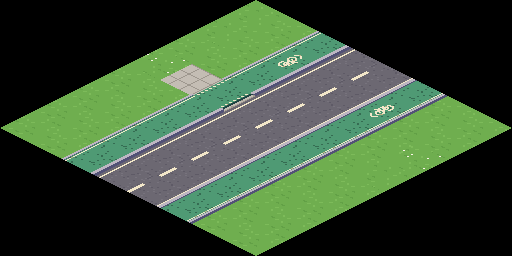
#> input picture tests/data/ubin_potongan_5b.png, 512 x 256 px
$ python -i konversi_sepeda.py   (imports and definitions only)
#> lines starting #> are read from the running program, lines starting #| are printed output that depends on the picture
### tools/loper_art/fullbody/pxhd.py
"""HD pixel-art painter: 5-tone hue-shifted ramps, volumetric (inflated) shading, coloured inner lines,
selective outlines and coloured cast/ground shadows. Light from the upper-left."""
import math
import numpy as np
from PIL import Image, ImageDraw
from scipy.ndimage import distance_transform_edt

OUT = (0x1B, 0x12, 0x26)
L = np.array([-0.50, -0.64, 0.59])
L = L / np.linalg.norm(L)


def hexc(h):
    h = h.lstrip('#')
    return tuple(int(h[i:i + 2], 16) for i in (0, 2, 4))


def ramp(*cols):
    assert len(cols) == 5
    return tuple(hexc(c) for c in cols)


def mix(a, b, t):
    return tuple(int(round(a[i] * (1 - t) + b[i] * t)) for i in range(3))


# [9 lines left out: function shifted, not called in this run]


N4 = ((1, 0), (-1, 0), (0, 1), (0, -1))


class Canvas:
    # [42 lines left out: functions __init__, ellipse, capsule, chain, poly, not called in this run]

    def ring(self, cx, cy, ro, ri):
        d = np.hypot(self.xx - cx, self.yy - cy)
        return (d <= ro) & (d > ri)

    def disc(self, cx, cy, r):
        return np.hypot(self.xx - cx, self.yy - cy) <= r

    # [4 lines left out: function line, not called in this run]

    def rect(self, x0, y0, x1, y1):
        return (self.xx >= x0) & (self.xx <= x1) & (self.yy >= y0) & (self.yy <= y1)

    # ---------------- painting ----------------
    def add_shadow(self, m):
        self.shadow |= m

    # [150 lines left out: functions _I_tube, _I_ellip, _shade, part, retone, not called in this run]

    def stroke(self, pts, tone=None, delta=None, restrict=None, w=1):
        self.retone(self.line(pts, w), tone=tone, delta=delta, restrict=restrict)

    # [35 lines left out: functions paint, px, bounce, image, not called in this run]

### tools/loper_art/fullbody/konversi_sepeda.py
"""Perbaikan sepeda di hasil konversi gambar AI loper (dipanggil dari konversi_loper.py).

Hanya empat bagian yang diubah; roda, spakbor, sadel, rak, head tube, garpu, lampu, gir, latar gelap, dan
sepatu tetap piksel gambar AI:

1. frame terlalu panjang dan pipanya patah kalau ditarik garis: bagian belakang sepeda (roda belakang,
   spakbor, rak, sadel, tas) digeser ke depan SHIFT px dengan membuang satu lajur di belakang kaki kiri
   tokoh, lalu pipa frame digambar ulang lurus: top tube dan seat tube dari sadel, down tube dan chainstay
   ke as pedal, seat stay ke poros belakang;
2. engkol tidak segaris: kedua lengan engkol dan pedal digambar ulang pada satu garis melewati as pedal;
3. setang kiri terputus: batang setang disambung dari grip ke stem;
4. tas boncengan bertutup sehingga koran tampak menembus tutup: tas digambar ulang tanpa tutup dengan warna
   kulit yang sama, koran terlihat di dalamnya, dan tas sisi seberang mengintip di kanan atas.

Koordinat khusus untuk gambar sumber docs/design/character/loper_agen/konversi/sumber_ai.jpg
(hasil konversi 266x281 px, sebelum kepala diturunkan).
"""
import math
import numpy as np
from PIL import Image, ImageDraw
from scipy import ndimage
import pxhd
from pxhd import Canvas, ramp, hexc

# ---------------- geometri gambar AI (px, y ke bawah) ----------------
REAR_AXLE = (42.0, 220.0)            # sebelum digeser
FRONT_AXLE = (218.0, 220.0)
TYRE_R = 40.0
BB = (121.0, 226.0)                  # as pedal (tengah gir), tidak bergeser
SADDLE_BOX = (62, 128, 97, 154)      # sadel, per, dan klem
SADDLE_CLAMP = (83.0, 153.0)         # bawah klem sadel, sebelum digeser
SEAT_Y = 157.0                       # tinggi pertemuan seat tube, top tube dan seat stay
TT_FRONT, DT_FRONT = (187.0, 153.5), (189.0, 161.0)   # sambungan top tube dan down tube di head tube
CUT, SHIFT = 96, 24                  # lajur x 96..119 (di belakang kaki kiri) dibuang; jarak poros 176 -> 152 px
SADDLE_SHIFT = 12                    # sadel maju lebih sedikit supaya tetap terlihat di samping pinggul
CRANK_LEN, CRANK_ANGLE = 22.0, -8.0  # pedal dekat di bawah, sedikit ke belakang; pedal seberang di sela kaki
RING_R = 12.5                        # jari-jari gir (gir dan pelindung rantai tetap dari gambar AI)
BAG_X, RIM_Y = 12, 162               # tepi kiri dan bibir tas dekat, sebelum digeser
FAR_OFFSET = (10, -8)                # tas sisi seberang mengintip ke kanan atas

# ---------------- palet gambar AI ----------------
GREEN = ramp('#7c8f58', '#627848', '#496039', '#33482c', '#21331f')
SILVER = ramp('#f5e6d7', '#c7b6a8', '#8e837f', '#5c5554', '#453f3e')
DARKMET = ramp('#5c5554', '#453f3e', '#343031', '#272424', '#191718')
LEATHER = ramp('#b67347', '#925033', '#783b26', '#61301f', '#482013')
LEATHER_FAR = ramp('#925033', '#783b26', '#61301f', '#482013', '#321307')
PAPER = ramp('#f5e6d7', '#e2d1be', '#c7b6a8', '#ab9b90', '#8e837f')
PAPER_FAR = ramp('#e2d1be', '#c7b6a8', '#ab9b90', '#8e837f', '#756a64')
NAVY, NAVY_FAR, TEXT = hexc('#343d62'), hexc('#2a3154'), hexc('#ab9b90')
OUT_DARK, OUT_GREEN = hexc('#0b0806'), hexc('#141e10')
BG_COLS = ('#3d2a1c', '#3a2b22', '#211610')       # latar gelap gambar AI di dalam sepeda (dipertahankan)


def hsv(a):
    rgb = a[..., :3].astype(float) / 255
    mx, mn = rgb.max(-1), rgb.min(-1)
    d = mx - mn + 1e-9
    r, g, b = rgb[..., 0], rgb[..., 1], rgb[..., 2]
    h = np.where(mx == r, (g - b) / d % 6, np.where(mx == g, (b - r) / d + 2, (r - g) / d + 4)) * 60
    return h, np.where(mx > 0, d / (mx + 1e-9), 0), mx


# [4 lines left out: function poly_mask, not called in this run]


SHOES = (
    [(71, 268), (73, 262), (82, 257), (86, 250), (93, 247), (101, 246), (108, 249), (113, 253), (116, 258),
     (115, 264), (101, 268), (89, 273), (76, 273)],
    [(148, 262), (152, 257), (156, 247), (168, 247), (173, 251), (177, 256), (182, 262), (182, 275),
     (177, 279), (164, 279), (149, 269)],
)


class Img:
    """The converted picture plus masks used by every step."""

    def __init__(self, a):
        self.a = a
        self.H, self.W = a.shape[:2]
        self.yy, self.xx = np.mgrid[0:self.H, 0:self.W]

    def box(self, x0, y0, x1, y1):
        return (self.xx >= x0) & (self.xx <= x1) & (self.yy >= y0) & (self.yy <= y1)

    def solid(self):
        return self.a[..., 3] == 255

    def bg(self):
        m = np.zeros((self.H, self.W), bool)
        for c in BG_COLS:
            m |= np.all(self.a[..., :3] == hexc(c), -1)
        return m & self.solid()

    def empty(self):
        return self.a[..., 3] == 0

    def dist(self, c):
        return np.hypot(self.xx - c[0], self.yy - c[1])

    # [11 lines left out: function fill_from_background, not called in this run]


def rider_mask(im):
    a, solid = im.a, im.solid()
    h, s, v = hsv(a)
    bg = im.bg()
    blue = solid & (h > 195) & (h < 250) & (s > 0.1) & (v > 0.2) & (im.yy >= 100)
    rider = ndimage.binary_fill_holes(blue) & solid                     # kemeja, celana, kancing, tali
    skin = solid & (h > 8) & (h < 45) & (s > 0.3) & (v > 0.4)
    rider |= skin & (im.box(176, 100, 220, 142) | im.box(90, 236, 178, 258))
    rider |= solid & (h > 35) & (h < 60) & (s > 0.5) & im.box(176, 108, 210, 126)   # gelang
    for pts in SHOES:
        rider |= poly_mask(im.W, im.H, pts) & (solid | (a[..., 3] > 0)) & ~bg
    green = solid & (h > 70) & (h < 125) & (s > 0.2)
    rider |= ndimage.binary_dilation(rider) & solid & (v < 0.22) & ~bg & ~green   # garis luar
    rider |= solid & (im.yy < 118)                                       # kepala, lengan, koran di tangan
    return rider


def layer(im):
    return Canvas(im.W, im.H)


# [6 lines left out: function part, not called in this run]


def tube(c, name, p0, p1, r0, r1=None, rp=GREEN, out=OUT_GREEN, group='bike', **kw):
    r1 = r0 if r1 is None else r1
    return part(c, name, c.capsule(p0, p1, r0, r1), rp, group, round_r=('tube', [p0, p1], [r0, r1]), out=out, **kw)


# [235 lines left out: functions place, erase_frame, draw_frame, shifted, shift_rear, erase_cranks and 7 more, not called in this run]


def fix_bike(img, shift=SHIFT):
    im = Img(np.array(img))
    rider = rider_mask(im)
    erase_frame(im, rider)
    erase_cranks(im, rider)
    erase_old_bag(im, rider)
    shift_rear(im, rider, shift)
    clamp = (SADDLE_CLAMP[0] + SADDLE_SHIFT, SADDLE_CLAMP[1])
    k = (BB[1] - SEAT_Y) / (BB[1] - clamp[1])                    # seat cluster on the line BB -> saddle clamp
    g = dict(RA=(REAR_AXLE[0] + shift, REAR_AXLE[1]), CLAMP=clamp,
             SC=(BB[0] + (clamp[0] - BB[0]) * k, SEAT_Y))
    draw_frame(im, rider, g)
    draw_bags(im, rider, shift)
    draw_cranks(im, rider)
    draw_bar(im, rider)
    return Image.fromarray(im.a, 'RGBA')

>>> import cv2
>>> picture = cv2.imread('../../../tests/data/ubin_potongan_5b.png', cv2.IMREAD_GRAYSCALE)
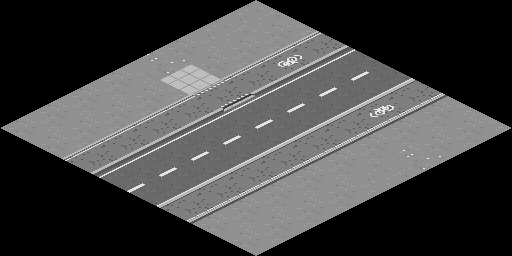
#> picture: shape (256, 512); min 0, max 245, mean 67.3
>>> result = fix_bike(picture)
#> in hsv, `rgb = a[..., :3].astype(float) / 255`: rgb = 256 rows, first 8: [0, 0, 0], [0, 0, 0], [0, 0, 0], [0, 0, 0], [0, 0, 0], [0, 0, 0], [0, 0, 0], [0, 0, 0]
#> in hsv, `mx, mn = rgb.max(-1), rgb.min(-1)`: mx = 256 values, max 0.565 at index 127, min 0 at index 0, mean 0.00441; mn = 256 values from 0 to 0
#> in hsv, `d = mx - mn + 1e-9`: d = 256 values, max 0.565 at index 127, min 1e-09 at index 0, mean 0.00441
#> in hsv, `r, g, b = rgb[..., 0], rgb[..., 1], rgb[..., 2]`: r = 256 values from 0 to 0; g has the same summary as mx; b has the same summary as mx
#> in hsv, `h = np.where(mx == r, (g - b) / d % 6, np.where(mx == g, (b - r) / d +..`: h = 256 values, max 180 at index 127, min 0 at index 0, mean 1.41
#> in rider_mask, `h, s, v = hsv(a)`: s = 256 values, max 1 at index 127, min 0 at index 0, mean 0.00781; v has the same summary as mx in hsv
#> after the loop in bg, `for c in BG_COLS:`: m: shape (256, 512) bool; every value is 0
#> (the run stopped early here; a loop or call above may not have finished)

$ run again, on tests/data/ubin_potongan_simpang.png
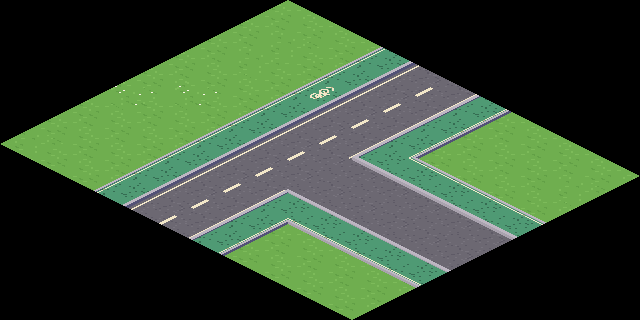
#> input picture tests/data/ubin_potongan_simpang.png, 640 x 320 px
#> `picture = cv2.imread('../../../tests/data/ubin_potongan_5b.png', cv2.I..`:
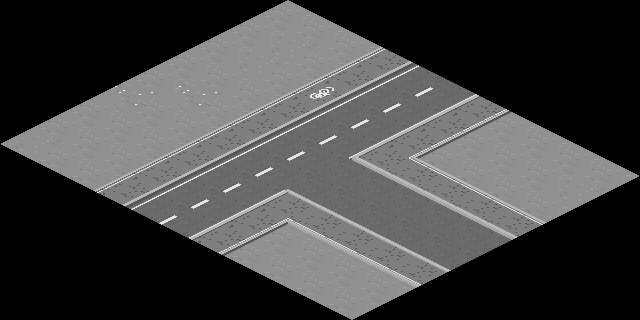
#> picture: shape (320, 640); min 0, max 245, mean 65.8
#> rgb = 320 rows, first 8: [0, 0, 0], [0, 0, 0], [0, 0, 0], [0, 0, 0], [0, 0, 0], [0, 0, 0], [0, 0, 0], [0, 0, 0]
#> mx = 320 values, max 0.565 at index 143, min 0 at index 0, mean 0.00353; mn = 320 values from 0 to 0
#> d = 320 values, max 0.565 at index 143, min 1e-09 at index 0, mean 0.00353
#> r = 320 values from 0 to 0; g has the same summary as mx; b has the same summary as mx
#> in hsv, `h = np.where(mx == r, (g - b) / d % 6, np.where(mx == g, (b - r) / d +..`: h = 320 values, max 180 at index 143, min 0 at index 0, mean 1.12
#> in rider_mask, `h, s, v = hsv(a)`: s = 320 values, max 1 at index 143, min 0 at index 0, mean 0.00625; v has the same summary as mx in hsv

$ run again, on tests/data/ubin_potongan_simpang_seberang.png
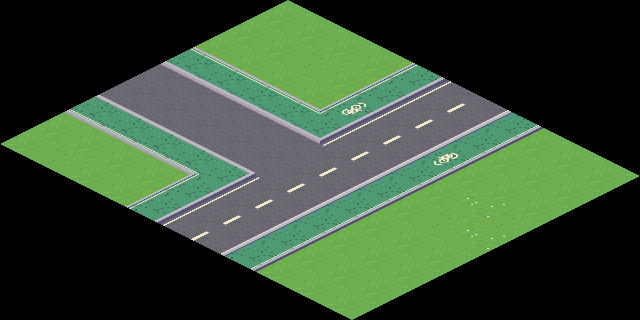
#> input picture tests/data/ubin_potongan_simpang_seberang.png, 640 x 320 px
#> `picture = cv2.imread('../../../tests/data/ubin_potongan_5b.png', cv2.I..`:
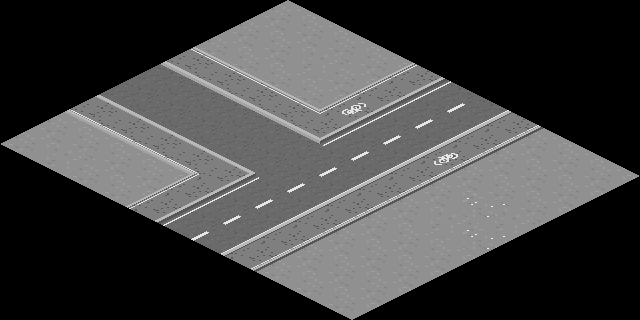
#> picture: shape (320, 640); min 0, max 245, mean 65.8
#> rgb = 320 rows, first 8: [0, 0, 0], [0, 0, 0], [0, 0, 0], [0, 0, 0], [0, 0, 0], [0, 0, 0], [0, 0, 0], [0, 0, 0]
#> mx = 320 values, max 0.565 at index 143, min 0 at index 0, mean 0.00353; mn = 320 values from 0 to 0
#> d = 320 values, max 0.565 at index 143, min 1e-09 at index 0, mean 0.00353
#> r = 320 values from 0 to 0; g has the same summary as mx; b has the same summary as mx
#> in hsv, `h = np.where(mx == r, (g - b) / d % 6, np.where(mx == g, (b - r) / d +..`: h = 320 values, max 180 at index 143, min 0 at index 0, mean 1.12
#> in rider_mask, `h, s, v = hsv(a)`: s = 320 values, max 1 at index 143, min 0 at index 0, mean 0.00625; v has the same summary as mx in hsv
